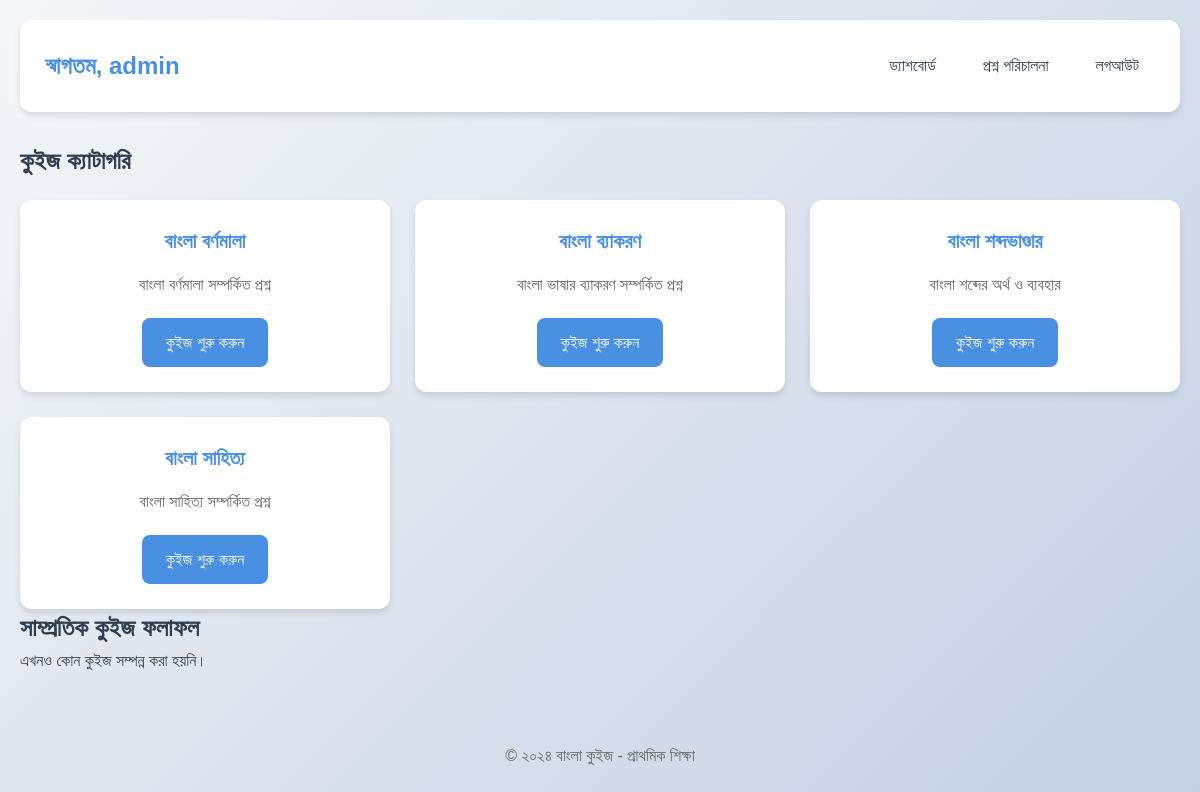
/dashboard.php (signed in), run on the app's committed database.
### tables this page shows
CREATE TABLE IF NOT EXISTS categories (
    id INT PRIMARY KEY AUTO_INCREMENT,
    name VARCHAR(100) NOT NULL,
    description TEXT,
    created_at TIMESTAMP DEFAULT CURRENT_TIMESTAMP
);

### dashboard.php (the view, shortened to what this page needs)
<?php
require_once "config/database.php";
$sql = "SELECT * FROM categories ORDER BY name";
$categories = $conn->query($sql);
$user_id = $_SESSION["id"];
$sql = "SELECT qs.*, c.name as category_name
        FROM quiz_sessions qs
        JOIN categories c ON qs.category_id = c.id
        WHERE qs.user_id = :user_id
        ORDER BY qs.completed_at DESC
        LIMIT 5";
$stmt = $conn->prepare($sql);
$stmt->bindParam(":user_id", $user_id);
$stmt->execute();
$recent_sessions = $stmt->fetchAll(PDO::FETCH_ASSOC);
?>
<!DOCTYPE html>
<html lang="bn">
<head>
    <link rel="stylesheet" href="assets/css/style.css">
</head>
<body>
    <div class="container">
        <header>
            <h1>স্বাগতম, <?php echo htmlspecialchars($_SESSION["username"]); ?></h1>
            <nav>
                <a href="dashboard.php">ড্যাশবোর্ড</a>
                <?php if($_SESSION["role"] == "teacher" || $_SESSION["role"] == "admin"): ?>
                    <a href="teacher/manage_questions.php">প্রশ্ন পরিচালনা</a>
                <?php endif; ?>
                <a href="logout.php">লগআউট</a>
            </nav>
        </header>
        <main>
            <section class="categories">
                <h2>কুইজ ক্যাটাগরি</h2>
                <div class="category-grid">
                    <?php while($category = $categories->fetch(PDO::FETCH_ASSOC)): ?>
                        <div class="category-card">
                            <h3><?php echo htmlspecialchars($category["name"]); ?></h3>
                            <p><?php echo htmlspecialchars($category["description"]); ?></p>
                            <a href="quiz.php?category=<?php echo $category["id"]; ?>" class="btn">কুইজ শুরু করুন</a>
                        </div>
                    <?php endwhile; ?>
                </div>
            </section>
            <section class="recent-sessions">
                <h2>সাম্প্রতিক কুইজ ফলাফল</h2>
                <div class="session-list">
                    <?php if(count($recent_sessions) > 0): ?>
                        <?php foreach($recent_sessions as $session): ?>
                            <div class="session-item">
                                <h3><?php echo htmlspecialchars($session["category_name"]); ?></h3>
                                <p>স্কোর: <?php echo $session["score"]; ?>/<?php echo $session["total_questions"]; ?></p>
                                <p>তারিখ: <?php echo date("d/m/Y", strtotime($session["completed_at"])); ?></p>
                            </div>
                        <?php endforeach; ?>
                    <?php else: ?>
                        <p>এখনও কোন কুইজ সম্পন্ন করা হয়নি।</p>
                    <?php endif; ?>
                </div>
            </section>
        </main>
        <footer>
            <p>&copy; ২০২৪ বাংলা কুইজ - প্রাথমিক শিক্ষা</p>
        </footer>
    </div>
</body>
</html>

### assets/css/style.css (style rules this page uses)
* { margin: 0; padding: 0; box-sizing: border-box; }
:root { --primary-color: #4A90E2; --secondary-color: #50E3C2; --accent-color: #F5A623; --success-color: #7ED321; --warning-color: #F5A623; --error-color: #D0021B; --text-color: #2C3E50; --light-gray: #F5F5F5; --white: #FFFFFF; --shadow: 0 4px 6px rgba(0, 0, 0, 0.1); --transition: all 0.3s ease; }
body { font-family: 'SolaimanLipi', Arial, sans-serif; line-height: 1.6; background: linear-gradient(135deg, #f5f7fa 0%, #c3cfe2 100%); color: var(--text-color); min-height: 100vh; }
.container { max-width: 1200px; margin: 0 auto; padding: 20px; }
header { background-color: var(--white); padding: 25px; border-radius: 12px; box-shadow: var(--shadow); margin-bottom: 30px; display: flex; justify-content: space-between; align-items: center; }
header h1 { color: var(--primary-color); margin-bottom: 0; font-size: 24px; }
nav { display: flex; gap: 15px; }
nav a { color: var(--text-color); text-decoration: none; padding: 8px 16px; border-radius: 6px; transition: var(--transition); font-weight: 500; }
.btn { display: inline-block; padding: 12px 24px; background-color: var(--primary-color); color: var(--white); text-decoration: none; border-radius: 8px; border: none; cursor: pointer; font-size: 16px; font-weight: 500; transition: var(--transition); text-align: center; }
.category-grid { display: grid; grid-template-columns: repeat(auto-fit, minmax(280px, 1fr)); gap: 25px; margin-top: 20px; }
.category-card { background-color: var(--white); padding: 25px; border-radius: 12px; box-shadow: var(--shadow); transition: var(--transition); text-align: center; }
.category-card h3 { color: var(--primary-color); margin-bottom: 15px; font-size: 20px; }
.category-card p { color: #666; margin-bottom: 20px; }
footer { text-align: center; margin-top: 50px; padding: 20px; color: #666; }
.auth-box, .category-card, .question-card, .result-card { animation: fadeIn 0.5s ease-out; }

### data on the page
categories: name "বাংলা বর্ণমালা", description "বাংলা বর্ণমালা সম্পর্কিত প্রশ্ন"
categories: name "বাংলা ব্যাকরণ", description "বাংলা ভাষার ব্যাকরণ সম্পর্কিত প্রশ্ন"
categories: name "বাংলা শব্দভাণ্ডার", description "বাংলা শব্দের অর্থ ও ব্যবহার"
categories: name "বাংলা সাহিত্য", description "বাংলা সাহিত্য সম্পর্কিত প্রশ্ন"

### other printed values
$_SESSION["username"] "admin"
